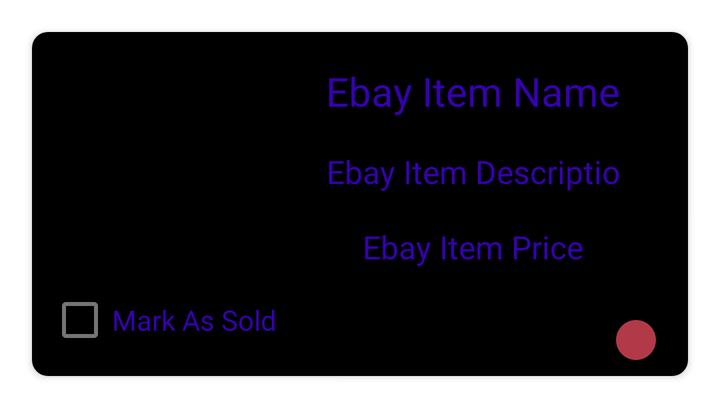
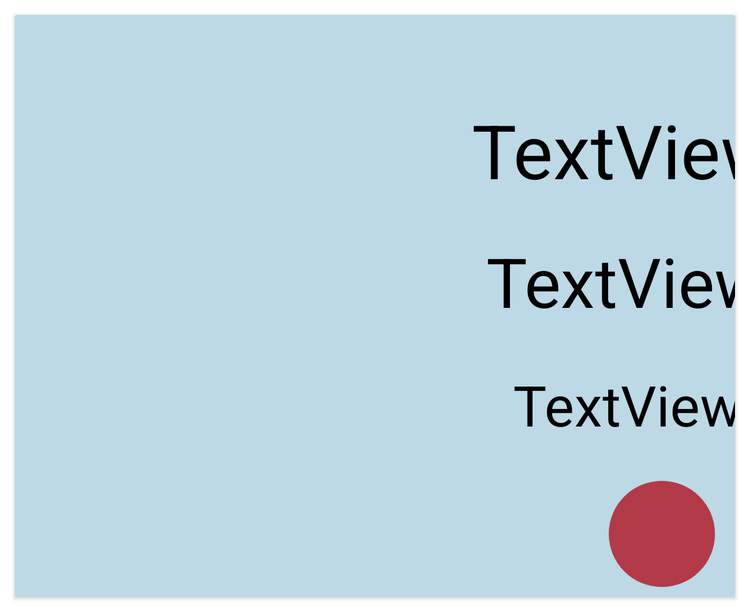

First picture: res/layout/ on a phone held upright. Second picture: the repository's own variant of that layout, on a device whose configuration matches the variant's folder. Source for both follows.
<!-- AndroidManifest.xml: application theme Theme.ArbitrageTracker -->
<!-- res/layout/product_list_item.xml -->
<?xml version="1.0" encoding="utf-8"?>
<androidx.cardview.widget.CardView xmlns:android="http://schemas.android.com/apk/res/android"
    xmlns:app="http://schemas.android.com/apk/res-auto"
    xmlns:tools="http://schemas.android.com/tools"
    android:layout_width="match_parent"
    android:layout_height="wrap_content"
    app:cardCornerRadius="8dp"
    android:layout_margin="16dp">

    <androidx.constraintlayout.widget.ConstraintLayout
        android:layout_width="match_parent"
        android:layout_height="172dp"
        android:background="?attr/colorOnSecondary">

        <TextView
            android:id="@+id/recyclerName"
            android:layout_width="wrap_content"
            android:layout_height="wrap_content"
            android:layout_marginTop="16dp"
            android:fontFamily="@font/poppins"
            android:maxLength="20"
            android:text="@string/ebayItemName"
            android:textColor="?attr/colorPrimaryVariant"
            android:textSize="20sp"
            app:layout_constraintEnd_toEndOf="parent"
            app:layout_constraintStart_toEndOf="@+id/recyclerImage"
            app:layout_constraintTop_toTopOf="parent" />

        <TextView
            android:id="@+id/recyclerDescription"
            android:layout_width="wrap_content"
            android:layout_height="wrap_content"
            android:layout_marginTop="16dp"
            android:fontFamily="@font/poppins"
            android:maxLength="20"
            android:text="@string/ebayItemDesc"
            android:textAlignment="viewStart"
            android:textColor="?attr/colorPrimaryVariant"
            android:textSize="16sp"
            app:layout_constraintEnd_toEndOf="parent"
            app:layout_constraintStart_toEndOf="@+id/recyclerImage"
            app:layout_constraintTop_toBottomOf="@+id/recyclerName" />

        <TextView
            android:id="@+id/recyclerPrice"
            android:layout_width="wrap_content"
            android:layout_height="wrap_content"
            android:layout_marginTop="16dp"
            android:fontFamily="@font/poppins"
            android:maxLength="20"
            android:text="@string/ebayItemPrice"
            android:textColor="?attr/colorPrimaryVariant"
            android:textSize="16sp"
            app:layout_constraintEnd_toEndOf="parent"
            app:layout_constraintStart_toEndOf="@+id/recyclerImage"
            app:layout_constraintTop_toBottomOf="@+id/recyclerDescription" />

        <ImageView
            android:id="@+id/recyclerImage"
            android:layout_width="105dp"
            android:layout_height="105dp"
            android:layout_marginStart="8dp"
            android:layout_marginTop="8dp"
            android:contentDescription="@string/ebayImageDesc"
            app:layout_constraintStart_toStartOf="parent"
            app:layout_constraintTop_toTopOf="parent"
            app:srcCompat="@drawable/placeholder_image"
            tools:ignore="ImageContrastCheck"
            tools:srcCompat="@drawable/placeholder_image" />

        <ImageView
            android:id="@+id/deleteBtn"
            android:layout_width="wrap_content"
            android:layout_height="wrap_content"
            android:layout_marginEnd="16dp"
            android:layout_marginBottom="8dp"
            android:background="@drawable/customcircle"
            android:contentDescription="@string/delete_item_icon"
            android:padding="8dp"
            app:layout_constraintBottom_toBottomOf="parent"
            app:layout_constraintEnd_toEndOf="parent"
            app:srcCompat="@drawable/ic_baseline_delete_24" />

        <CheckBox
            android:id="@+id/listingStatus"
            android:layout_width="wrap_content"
            android:layout_height="wrap_content"
            android:layout_marginTop="120dp"
            android:fontFamily="@font/poppins"
            android:text="Mark As Sold"
            android:textColor="?attr/colorPrimaryVariant"
            app:layout_constraintStart_toStartOf="@+id/recyclerImage"
            app:layout_constraintTop_toTopOf="parent" />
    </androidx.constraintlayout.widget.ConstraintLayout>
</androidx.cardview.widget.CardView>
<!-- resources referenced by this layout -->
<resources>
  <!-- drawable customcircle (drawable) -->
  <?xml version="1.0" encoding="utf-8"?>
  <selector xmlns:android="http://schemas.android.com/apk/res/android">
      <item>
          <shape android:shape="oval">
              <solid android:color="@color/theme_red" />
              <size android:height="20dp"
                  android:width="20dp"/>
          </shape>
      </item>
  </selector>
  <string name="delete_item_icon">Delete Item Icon</string>
  <string name="ebayImageDesc">Image of Ebay Product</string>
  <string name="ebayItemDesc">Ebay Item Description</string>
  <string name="ebayItemName">Ebay Item Name</string>
  <string name="ebayItemPrice">Ebay Item Price</string>
  <style name="Theme.ArbitrageTracker" parent="Theme.MaterialComponents.DayNight.DarkActionBar">
          
          <item name="colorPrimary">@color/purple_500</item>
          <item name="colorPrimaryVariant">@color/purple_700</item>
          <item name="colorOnPrimary">@color/white</item>
          
          <item name="colorSecondary">@color/teal_200</item>
          <item name="colorSecondaryVariant">@color/teal_700</item>
          <item name="colorOnSecondary">@color/black</item>
          
          <item name="android:statusBarColor" tools:targetApi="l">?attr/colorPrimaryVariant</item>
          
      </style>
  <color name="theme_red">#B23A48</color>
  <color name="purple_500">#FF6200EE</color>
  <color name="purple_700">#FF3700B3</color>
  <color name="white">#FFFFFFFF</color>
  <color name="teal_200">#FF03DAC5</color>
  <color name="teal_700">#FF018786</color>
  <color name="black">#FF000000</color>
</resources>
<!-- res/layout-sw600dp/product_list_item.xml (the repository's variant of the layout above) -->
<!-- drawn on a 7-inch tablet held upright -->
<?xml version="1.0" encoding="utf-8"?>
<androidx.cardview.widget.CardView xmlns:android="http://schemas.android.com/apk/res/android"
    xmlns:app="http://schemas.android.com/apk/res-auto"
    xmlns:tools="http://schemas.android.com/tools"
    android:layout_width="match_parent"
    android:layout_height="wrap_content"
    android:layout_margin="12dp">

    <androidx.constraintlayout.widget.ConstraintLayout
        android:layout_width="match_parent"
        android:layout_height="466dp"
        android:background="#BDD9E6">

        <TextView
            android:id="@+id/recyclerName"
            android:layout_width="wrap_content"
            android:layout_height="wrap_content"
            android:layout_marginTop="68dp"
            android:maxLength="20"
            android:text="TextView"
            android:textColor="@color/black"
            android:textSize="60sp"
            app:layout_constraintEnd_toEndOf="parent"
            app:layout_constraintHorizontal_bias="0.534"
            app:layout_constraintStart_toEndOf="@+id/recyclerImage"
            app:layout_constraintTop_toTopOf="parent" />

        <TextView
            android:id="@+id/recyclerDescription"
            android:layout_width="wrap_content"
            android:layout_height="wrap_content"
            android:layout_marginTop="28dp"
            android:maxLength="20"
            android:text="TextView"
            android:textAlignment="viewStart"
            android:textColor="@color/black"
            android:textSize="55sp"
            app:layout_constraintEnd_toEndOf="parent"
            app:layout_constraintHorizontal_bias="0.523"
            app:layout_constraintStart_toEndOf="@+id/recyclerImage"
            app:layout_constraintTop_toBottomOf="@+id/recyclerName" />

        <TextView
            android:id="@+id/recyclerPrice"
            android:layout_width="wrap_content"
            android:layout_height="wrap_content"
            android:layout_marginTop="32dp"
            android:maxLength="20"
            android:text="TextView"
            android:textColor="@color/black"
            android:textSize="45sp"
            app:layout_constraintEnd_toEndOf="parent"
            app:layout_constraintHorizontal_bias="0.52"
            app:layout_constraintStart_toEndOf="@+id/recyclerImage"
            app:layout_constraintTop_toBottomOf="@+id/recyclerDescription" />

        <ImageView
            android:id="@+id/recyclerImage"
            android:layout_width="372dp"
            android:layout_height="353dp"
            android:layout_marginStart="32dp"
            android:layout_marginTop="36dp"
            app:layout_constraintStart_toStartOf="parent"
            app:layout_constraintTop_toTopOf="parent"
            app:srcCompat="@drawable/placeholder_image"
            tools:srcCompat="@drawable/placeholder_image" />

        <ImageView
            android:id="@+id/deleteBtn"
            android:layout_width="85dp"
            android:layout_height="85dp"
            android:layout_marginEnd="16dp"
            android:layout_marginBottom="8dp"
            android:background="@drawable/customcircle"
            android:padding="8dp"
            app:layout_constraintBottom_toBottomOf="parent"
            app:layout_constraintEnd_toEndOf="parent"
            app:srcCompat="@drawable/ic_baseline_delete_24" />
    </androidx.constraintlayout.widget.ConstraintLayout>
</androidx.cardview.widget.CardView>
<!-- resources referenced by the variant -->
<!-- as a 7-inch tablet held upright resolves them -->
<resources>
  <color name="black">#FF000000</color>
  <!-- drawable customcircle (drawable) -->
  <?xml version="1.0" encoding="utf-8"?>
  <selector xmlns:android="http://schemas.android.com/apk/res/android">
      <item>
          <shape android:shape="oval">
              <solid android:color="@color/theme_red" />
              <size android:height="20dp"
                  android:width="20dp"/>
          </shape>
      </item>
  </selector>
  <style name="Theme.ArbitrageTracker" parent="Theme.MaterialComponents.DayNight.DarkActionBar">
          
          <item name="colorPrimary">@color/purple_500</item>
          <item name="colorPrimaryVariant">@color/purple_700</item>
          <item name="colorOnPrimary">@color/white</item>
          
          <item name="colorSecondary">@color/teal_200</item>
          <item name="colorSecondaryVariant">@color/teal_700</item>
          <item name="colorOnSecondary">@color/black</item>
          
          <item name="android:statusBarColor" tools:targetApi="l">?attr/colorPrimaryVariant</item>
          
      </style>
  <color name="theme_red">#B23A48</color>
  <color name="purple_500">#FF6200EE</color>
  <color name="purple_700">#FF3700B3</color>
  <color name="white">#FFFFFFFF</color>
  <color name="teal_200">#FF03DAC5</color>
  <color name="teal_700">#FF018786</color>
</resources>
